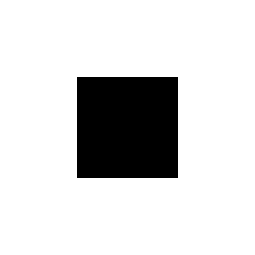
Frame 1 (no input)
Frame 60 (the mouse pressed at the canvas centre just before this capture): identical to frame 1, image omitted
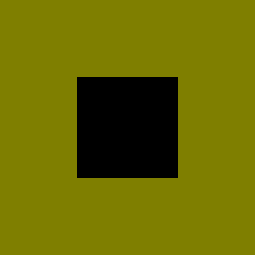
Frame 120 (the mouse held since frame 60 and released just before this capture)

The Processing sketch that drew these frames (run headless with seeded random() and noise(); from frame 60 on, the mouse is pressed at the canvas centre):

// Processing sketch: processing_105108
// ── processing_105108.pde

void setup(){
    size(255,255);
}

void draw(){

   
    if (mouseX>77.5 && mouseX<177.5 && mouseY>77.5 && mouseY<177.5){
      background(mouseX,mouseY,0);
    }
     else {
       background(255);
    }
    
   fill(0);
   rect(77.5,77.5,100,100);   //must be at the last!
}
